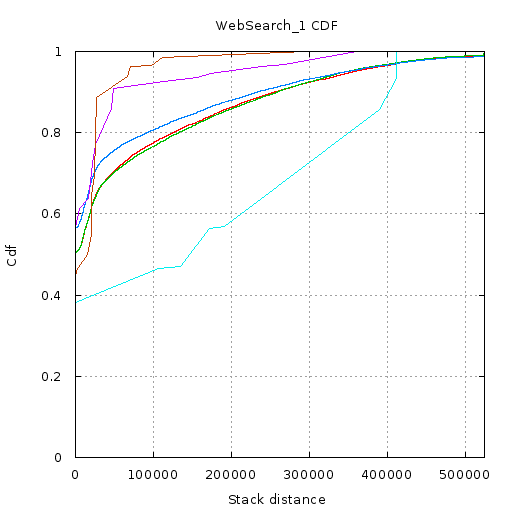

The script that saved this image:
set terminal  png size 512,512 font 'Verdana, 10'
set nokey
set title "WebSearch_1 CDF"
set output '//home//cat//Documents//CACHE//Tests//Gists//WebSearch1//CDF//9//cdf.png'
set ylabel "Cdf"
set yrange [0:1]
set xlabel "Stack distance"
set xrange [2.000000:524289.000000]
set grid xtics ytics
plot '//home//cat//Documents//CACHE//Tests//Gists//WebSearch1//CDF//9//0.txt' using 1:2 with lines,\
'//home//cat//Documents//CACHE//Tests//Gists//WebSearch1//CDF//9//1.txt' using 1:2 with lines,\
'//home//cat//Documents//CACHE//Tests//Gists//WebSearch1//CDF//9//2.txt' using 1:2 with lines,\
'//home//cat//Documents//CACHE//Tests//Gists//WebSearch1//CDF//9//3.txt' using 1:2 with lines,\
'//home//cat//Documents//CACHE//Tests//Gists//WebSearch1//CDF//9//4.txt' using 1:2 with lines,\
'//home//cat//Documents//CACHE//Tests//Gists//WebSearch1//CDF//9//5.txt' using 1:2 with lines
